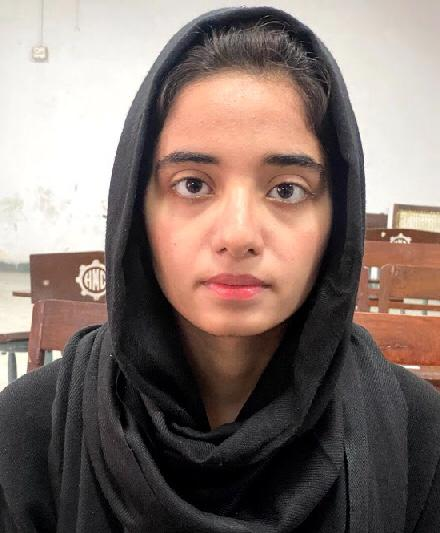
#> input picture dekstop/faces/2016-cs-255.jpg, 440 x 533 px
$ python -i gabor.py   (imports and definitions only)   (older library calls are emulated)
#> lines starting #> are read from the running program, lines starting #| are printed output that depends on the picture
#> further down, picture is the input picture: shape (533, 440, 3); mean B, G, R 108.3, 114.7, 130.6
import numpy as np
from skimage.filters import gabor_kernel
import cv2

#=============================================
class KernelParams:
    """
    A simple class to represent the parameters of a given Gabor kernel.
    """

    #---------------------------------------------
    def __init__(self, wavelength, orientation):
        """
        Class constructor. Define the parameters of a Gabor kernel.

        Parameters
        ----------
        wavelength: float
            Wavelength (in pixels) of a Gabor kernel.
        orientation: float
            Orientations (in radians) of a Gabor kernel.
        """

        self.wavelength = wavelength
        """Wavelength (in pixels) of a Gabor kernel."""

        self.orientation = orientation
        """Orientation (in radians) of a Gabor kernel."""

    #---------------------------------------------
    def __hash__(self):
        """
        Generates a hash value for this object instance.

        Returns
        ----------
        hash: int
            Hash value of this object.
        """
        return hash((self.wavelength, self.orientation))

    #---------------------------------------------
    def __eq__(self, other):
        """
        Verifies if this object instance is equal to another.

        This method is the implementation of the == operator.

        Parameters
        ----------
        other: KernelParams
            Other instance to compare with this one.

        Returns
        ----------
        eq: bool
            True if this and the other instances have the same parameters, or
            False otherwise.
        """
        return (self.wavelength, self.orientation) == \
               (other.wavelength, other.orientation)

    #---------------------------------------------
    def __ne__(self, other):
        """
        Verifies if this object instance is different than another.

        This method is the implementation of the != operator.

        Parameters
        ----------
        other: KernelParams
            Other instance to compare with this one.

        Returns
        ----------
        neq: bool
            True if this and the other instances have different parameters, or
            False otherwise.
        """
        return not(self == other)

#=============================================
class GaborBank:
    """
    Represents a bank of gabor kernels.
    """

    #---------------------------------------------
    def __init__(self, w = [4, 7, 10, 13],
                       o = [i for i in np.arange(0, np.pi, np.pi / 8)]):
        """
        Class constructor. Create a bank of Gabor kernels with a predefined set
        of wavelengths and orientations.

        The bank is composed of one kernel for each combination of wavelength x
        orientation. For the rationale regarding the choice of parameters, refer
        to the PhD thesis of the author of this code.
        """

        self._wavelengths = w
        """
        List of wavelengths (in pixels) used to create the bank of Gabor
        kernels.
        """

        self._orientations = o
#> self._orientations = [0, 0.393, 0.785, 1.18, 1.57, 1.96, 2.36, 2.75]
        """
        List of orientations (in radians) used to create the bank of Gabor
        kernels.
        """

        self._kernels = {}
        """Dictionary holding the Gabor kernels in the bank."""

        # Create one kernel for each combination of wavelength x orientation
        for wavelength in self._wavelengths:
            for orientation in self._orientations:
                # Convert wavelength to spatial frequency (scikit-image's
                # interface expects spatial frequency, even though the original
                # equation uses wavelengths - see https://en.wikipedia.org/wiki/
                # Gabor_filter/)
                frequency = 1 / wavelength

                # Create and save the kernel
                kernel = gabor_kernel(frequency, orientation)
                par = KernelParams(wavelength, orientation)
                self._kernels[par] = kernel

    #---------------------------------------------
    def filter(self, image):
        """
        Filter the given image with the Gabor kernels in this bank.

        Parameters
        ----------
        image: numpy.array
            Image to be filtered.

        Returns
        -------
        responses: numpy.array
            List of the responses of the filtering with the Gabor kernels. The
            responses are the magnitude of both the real and imaginary parts of
            the convolution with each kernel, hence this list dimensions are the
            same of the image, plus another dimension for the 32 responses (one
            for each kernel in the bank, since there are 4 wavelengths and 8
            orientations).
        """

        image = cv2.cvtColor(image, cv2.COLOR_BGR2GRAY)
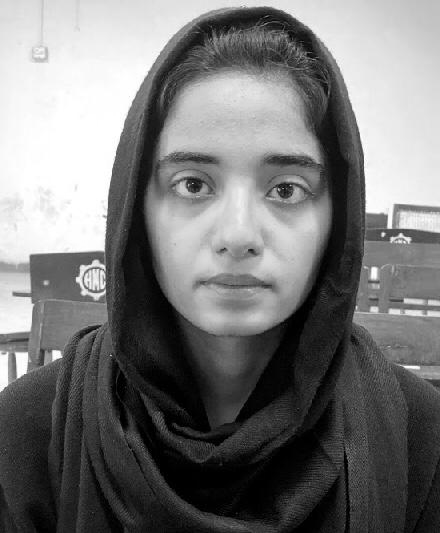
#> image: shape (533, 440); min 0, max 255, mean 118.7

        responses = []
        for wavelength in self._wavelengths:
            for orientation in self._orientations:

                # Get the kernel
                frequency = 1 / wavelength
                par = KernelParams(wavelength, orientation)
                kernel = self._kernels[par]

                # Filter with both real and imaginary parts
                real = cv2.filter2D(image, cv2.CV_32F, kernel.real)
                imag = cv2.filter2D(image, cv2.CV_32F, kernel.imag)

                # The response is the magnitude of the real and imaginary
                # responses to the filters, normalized to [-1, 1]
                mag = cv2.magnitude(real, imag)
                cv2.normalize(mag, mag, -1, 1, cv2.NORM_MINMAX)

                responses.append(mag)
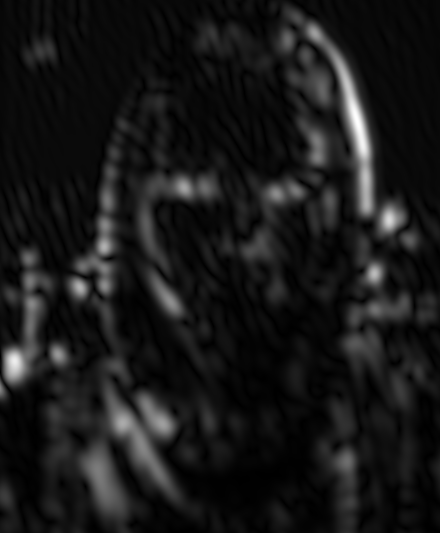
#> mag: shape (533, 440) float32; min -1, max 1, mean -0.805; drawn with min black and max white
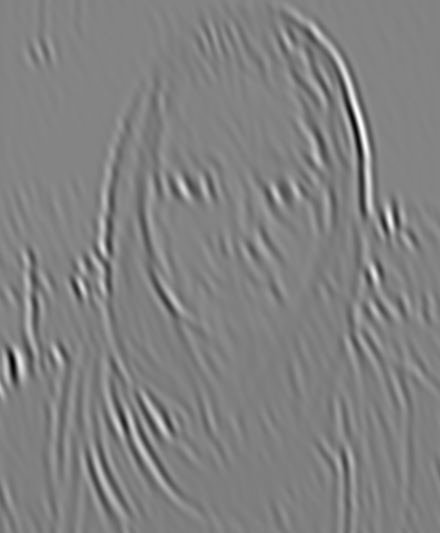
#> real: shape (533, 440) float32; min -14.36, max 14.48, mean 0.297; drawn with min black and max white
#> after the loop, responses = 32 items


        return np.array(responses)

>>> import cv2
>>> picture = cv2.imread('faces/2016-cs-255.jpg')
>>> result = GaborBank().filter(picture)

$ run again, on dekstop/faces/2016-cs-345.jpg
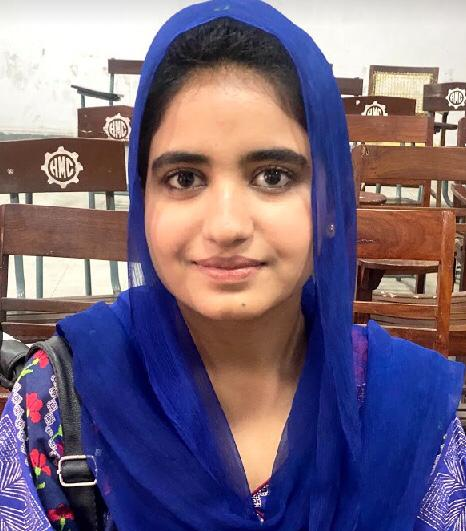
#> input picture dekstop/faces/2016-cs-345.jpg, 466 x 531 px
#> picture is the input picture: shape (531, 466, 3); mean B, G, R 124.8, 103.8, 119.2
#> self._orientations = [0, 0.393, 0.785, 1.18, 1.57, 1.96, 2.36, 2.75]
#> after the loop in filter, `for wavelength in self._wavelengths:`:
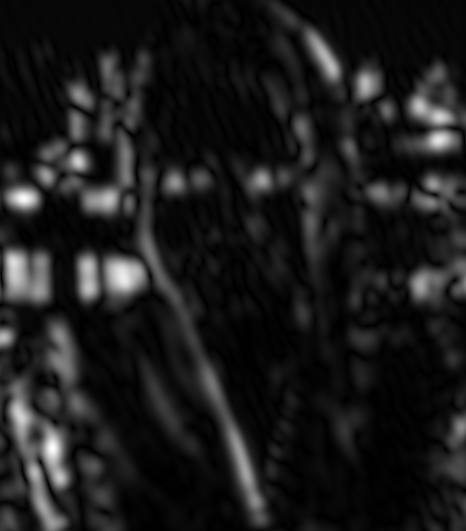
#> mag: shape (531, 466) float32; min -1, max 1, mean -0.777; drawn with min black and max white
#> after the loop in filter, `for wavelength in self._wavelengths:`:
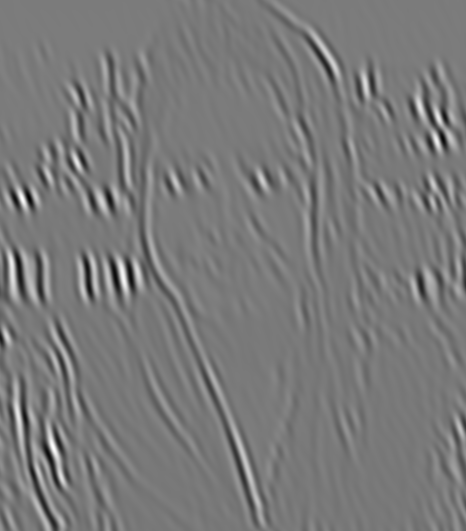
#> real: shape (531, 466) float32; min -19.8, max 22.17, mean 0.3; drawn with min black and max white
#> after the loop in filter, `for wavelength in self._wavelengths:`: responses = 32 items

$ run again, on dekstop/faces/2016-cs-355.jpg
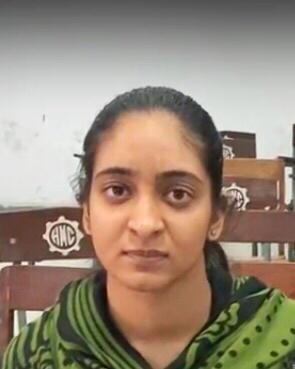
#> input picture dekstop/faces/2016-cs-355.jpg, 295 x 369 px
#> picture is the input picture: shape (369, 295, 3); mean B, G, R 119.3, 136.2, 152.2
#> self._orientations = [0, 0.393, 0.785, 1.18, 1.57, 1.96, 2.36, 2.75]
#> after the loop in filter, `for wavelength in self._wavelengths:`:
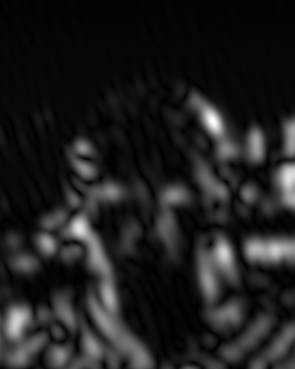
#> mag: shape (369, 295) float32; min -1, max 1, mean -0.749; drawn with min black and max white
#> after the loop in filter, `for wavelength in self._wavelengths:`:
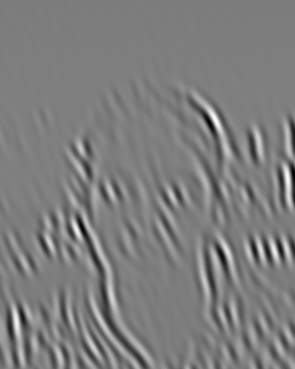
#> real: shape (369, 295) float32; min -14.9, max 16.01, mean 0.344; drawn with min black and max white
#> after the loop in filter, `for wavelength in self._wavelengths:`: responses = 32 items

$ run again, on dekstop/faces/2016-cs-359.jpg
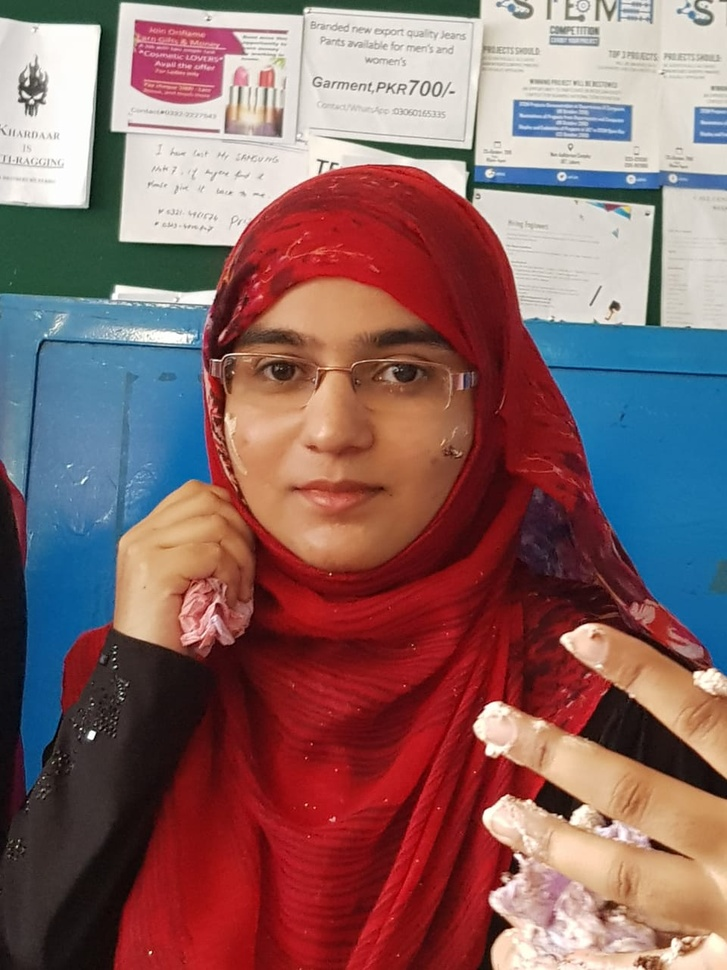
#> input picture dekstop/faces/2016-cs-359.jpg, 727 x 970 px, shrunk from 960 x 1280 before the run
#> picture is the input picture: shape (970, 727, 3); mean B, G, R 101.9, 102.1, 136.9
#> self._orientations = [0, 0.393, 0.785, 1.18, 1.57, 1.96, 2.36, 2.75]
#> after the loop in filter, `for wavelength in self._wavelengths:`:
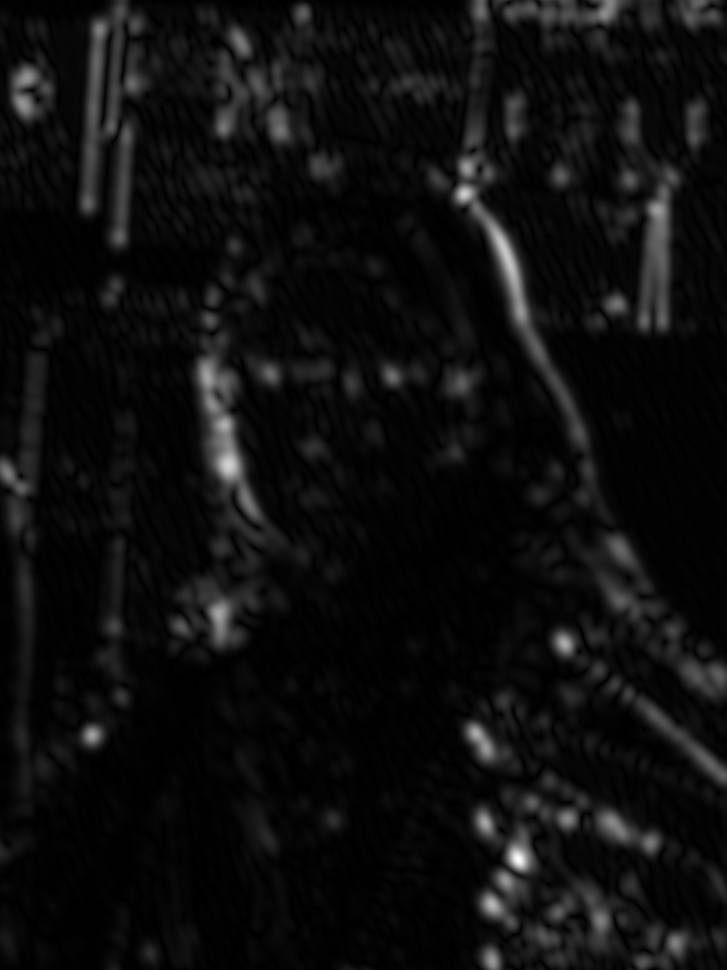
#> mag: shape (970, 727) float32; min -1, max 1, mean -0.883; drawn with min black and max white
#> after the loop in filter, `for wavelength in self._wavelengths:`:
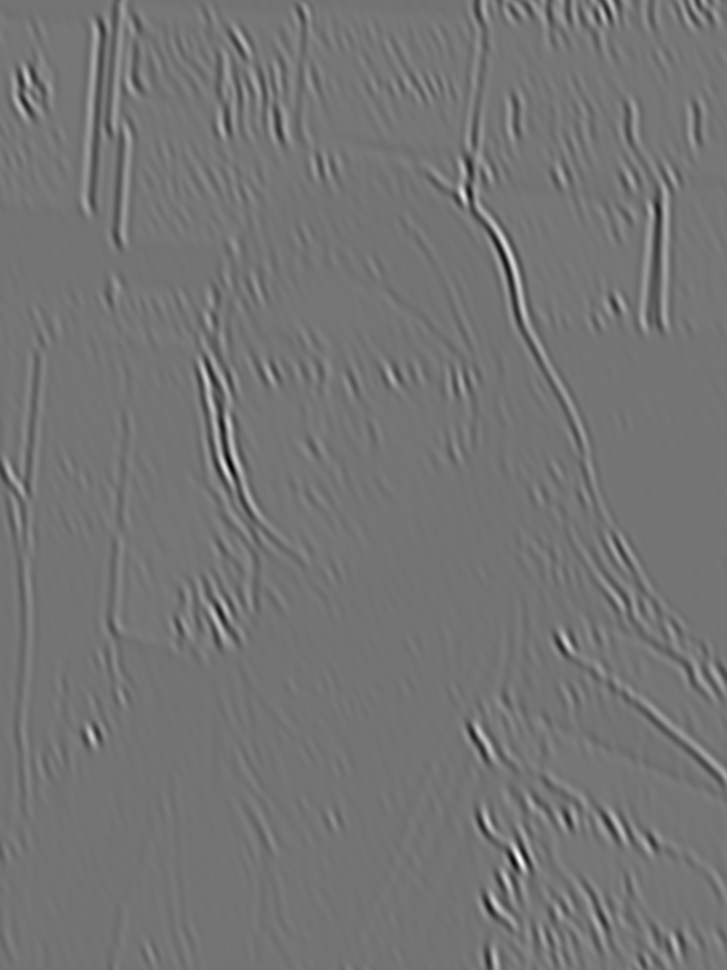
#> real: shape (970, 727) float32; min -19.12, max 23.17, mean 0.3; drawn with min black and max white
#> after the loop in filter, `for wavelength in self._wavelengths:`: responses = 32 items
